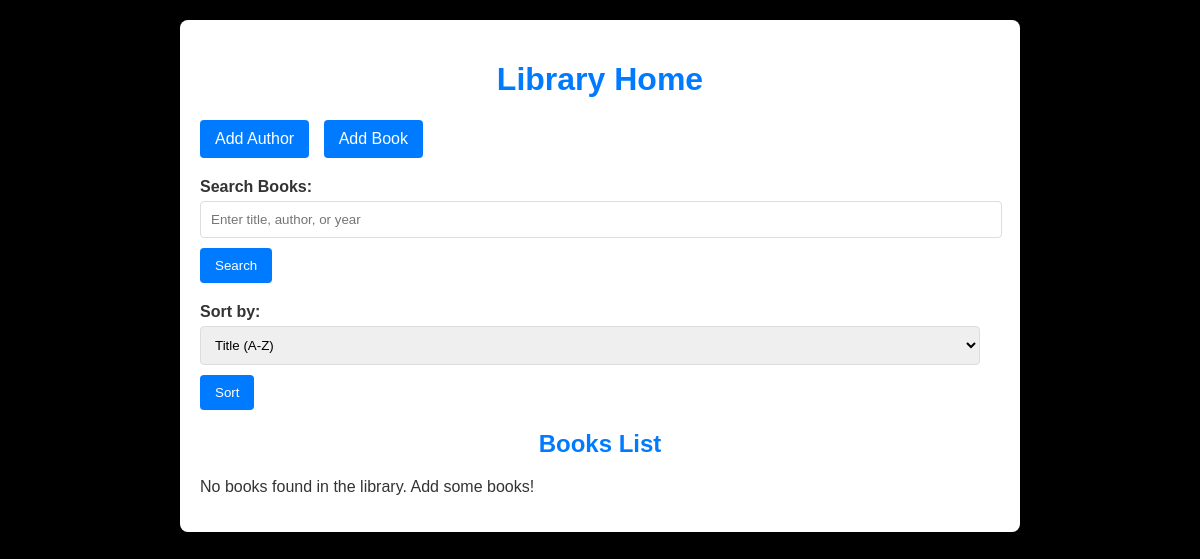
/, run on an earlier commit of the app's database.
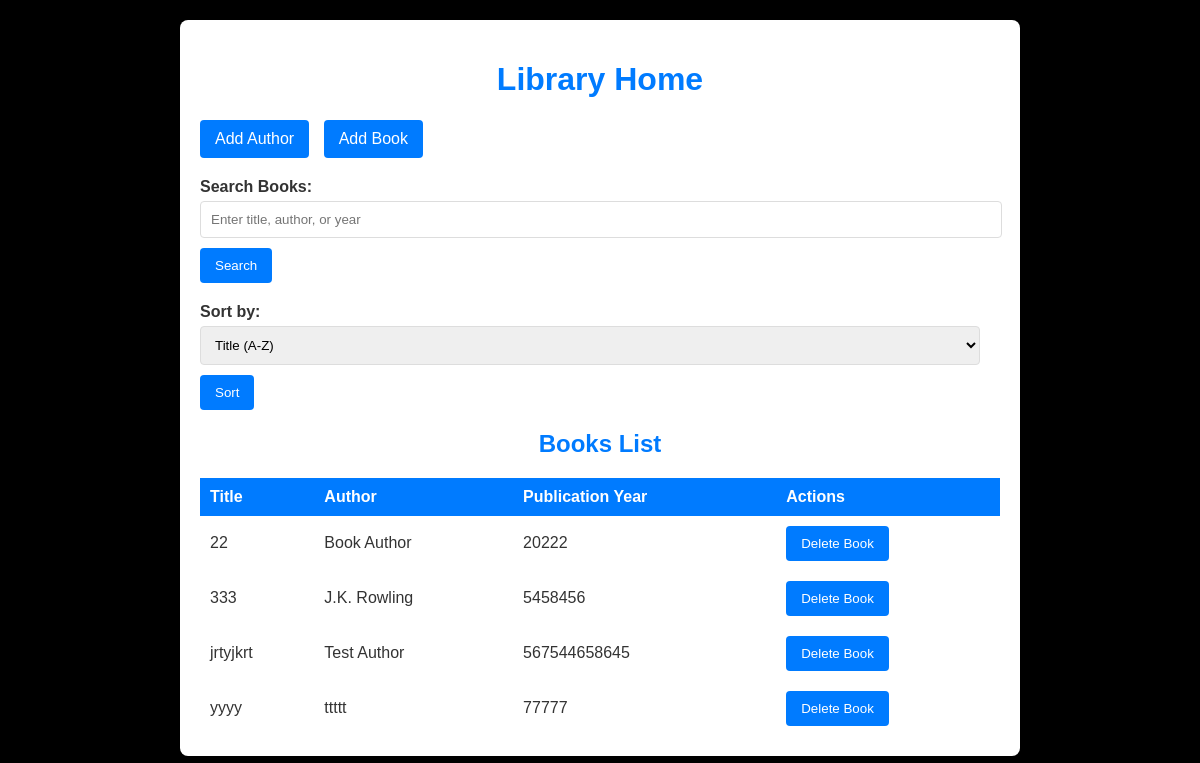
And on a later commit of the database.
### data_models.py (models this page shows, shortened)
class Book(db.Model):
    __tablename__ = 'books'  # Optional: Specify the table name explicitly
    id = db.Column(db.Integer, primary_key=True, autoincrement=True)  # Auto-incrementing PK
    isbn = db.Column(db.String(13), unique=True, nullable=False)  # ISBN number (required, unique)
    title = db.Column(db.String(200), nullable=False)  # Title of the book (required)
    publication_year = db.Column(db.Integer, nullable=False)  # Publication year (required)
    author_id = db.Column(db.Integer, db.ForeignKey('authors.id'), nullable=False)  # Foreign Key to Author
    author = db.relationship('Author', backref='books')  # Establish relationship with Author

class Author(db.Model):
    __tablename__ = 'authors'  # Optional: Specify the table name explicitly
    id = db.Column(db.Integer, primary_key=True, autoincrement=True)  # Auto-incrementing PK
    name = db.Column(db.String(100), nullable=False)  # Name of the author
    birth_date = db.Column(db.Date, nullable=True)  # Birth date (optional)
    date_of_death = db.Column(db.Date, nullable=True)  # Date of death (optional)

### app.py (the view)
@app.route('/')
def home():
    keyword = request.args.get('keyword', '').strip()
    sort_by = request.args.get('sort_by', 'title_asc')
    query = Book.query
    if keyword:
        query = query.join(Author).filter(
            (Book.title.ilike(f"%{keyword}%")) |
            (Author.name.ilike(f"%{keyword}%")) |
            (Book.publication_year.ilike(f"%{keyword}%"))
        )
    if sort_by == 'title_asc':
        query = query.order_by(Book.title.asc())
    elif sort_by == 'title_desc':
        query = query.order_by(Book.title.desc())
    elif sort_by == 'author_asc':
        query = query.join(Author).order_by(Author.name.asc())
    elif sort_by == 'author_desc':
        query = query.join(Author).order_by(Author.name.desc())
    elif sort_by == 'year_asc':
        query = query.order_by(Book.publication_year.asc())
    elif sort_by == 'year_desc':
        query = query.order_by(Book.publication_year.desc())
    books = query.all()
    if keyword and not books:
        flash(f"No books found matching '{keyword}'.", "info")
    return render_template('home.html', books=books)

### templates/home.html (shortened to what this page needs)
<!DOCTYPE html>
<html lang="en">
<head>
   <link rel="stylesheet" href="/static/styles.css">
</head>
<body>
<div class="container">
   <h1>Library Home</h1>
   <div class="actions">
      <a href="/add_author" class="button">Add Author</a>
      <a href="/add_book" class="button">Add Book</a>
   </div>
   <form method="GET" action="/" class="search-form">
      <label for="keyword">Search Books:</label>
      <input type="text" name="keyword" id="keyword" placeholder="Enter title, author, or year">
      <button type="submit">Search</button>
   </form>
   <form method="GET" action="/">
      <label for="sort_by">Sort by:</label>
      <select name="sort_by" id="sort_by">
         <option value="title_asc">Title (A-Z)</option>
      </select>
      <button type="submit">Sort</button>
   </form>
   <h2>Books List</h2>
   {% if books %}
      <table>
         <thead>
            <tr>
               <th>Title</th>
               <th>Author</th>
               <th>Publication Year</th>
               <th>Actions</th>
            </tr>
         </thead>
         <tbody>
            {% for book in books %}
            <tr>
               <td>{{ book.title }}</td>
               <td>{{ book.author.name }}</td>
               <td>{{ book.publication_year }}</td>
               <td>
                  <form method="POST" action="{{ url_for('delete_book', book_id=book.id) }}" style="display:inline;">
                     <button type="submit" onclick="return confirm('Are you sure you want to delete this book?');">
                        Delete Book
                     </button>
                  </form>
               </td>
            </tr>
            {% endfor %}
         </tbody>
      </table>
   {% else %}
      <p>No books found in the library. Add some books!</p>
   {% endif %}
</div>
</body>
</html>

### static/styles.css (style rules this page uses)
body { font-family: 'Arial', 'Helvetica', sans-serif; margin: 0; padding: 0; background-color: #000000; color: #333; }
.container { max-width: 800px; margin: 20px auto; padding: 20px; background-color: #ffffff; border-radius: 8px; box-shadow: 0 2px 5px rgba(0, 0, 0, 0.1); }
h1, h2, h3 { font-family: 'Verdana', 'Geneva', sans-serif; color: #007BFF; text-align: center; }
form { margin-bottom: 20px; }
form label { display: block; font-weight: bold; margin-bottom: 5px; }
input[type="text"], input[type="date"], select { width: calc(100% - 20px); padding: 10px; margin-bottom: 10px; border: 1px solid #ddd; border-radius: 4px; }
button { padding: 10px 15px; background-color: #007BFF; color: white; border: none; border-radius: 4px; cursor: pointer; }
table { width: 100%; border-collapse: collapse; }
th, td { padding: 10px; text-align: left; }
th { background-color: #007BFF; color: white; }
tr { background-color: #ffffff; }
a { color: #007BFF; text-decoration: none; }
.actions { margin-bottom: 20px; }
.actions a { display: inline-block; padding: 10px 15px; margin-right: 10px; background-color: #007BFF; color: white; text-decoration: none; border-radius: 4px; }

What changed in the data, as far as the page shows it:
added Book: title "22", author.name "Book Author", publication_year "20222"
added Book: title "333", author.name "J.K. Rowling", publication_year "5458456"
added Book: title "jrtyjkrt", author.name "Test Author", publication_year "567544658645"
added Book: title "yyyy", author.name "ttttt", publication_year "77777"
Also different on the page:
text no longer shown: "No books found in the library. Add some books!"
text now shown: "Title Author Publication Year Actions"
